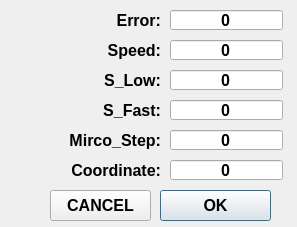
<?xml version="1.0" encoding="UTF-8"?>
<ui version="4.0">
 <class>Dialog</class>
 <widget class="QDialog" name="Dialog">
  <property name="geometry">
   <rect>
    <x>0</x>
    <y>0</y>
    <width>297</width>
    <height>227</height>
   </rect>
  </property>
  <property name="windowTitle">
   <string>Dialog</string>
  </property>
  <widget class="QLabel" name="label_8">
   <property name="geometry">
    <rect>
     <x>10</x>
     <y>130</y>
     <width>151</width>
     <height>21</height>
    </rect>
   </property>
   <property name="font">
    <font>
     <pointsize>12</pointsize>
     <weight>75</weight>
     <bold>true</bold>
    </font>
   </property>
   <property name="text">
    <string>Mirco_Step:</string>
   </property>
   <property name="alignment">
    <set>Qt::AlignRight|Qt::AlignTrailing|Qt::AlignVCenter</set>
   </property>
  </widget>
  <widget class="QLabel" name="label_10">
   <property name="geometry">
    <rect>
     <x>10</x>
     <y>160</y>
     <width>151</width>
     <height>21</height>
    </rect>
   </property>
   <property name="font">
    <font>
     <pointsize>12</pointsize>
     <weight>75</weight>
     <bold>true</bold>
    </font>
   </property>
   <property name="text">
    <string>Coordinate:</string>
   </property>
   <property name="alignment">
    <set>Qt::AlignRight|Qt::AlignTrailing|Qt::AlignVCenter</set>
   </property>
  </widget>
  <widget class="QLabel" name="label_5">
   <property name="geometry">
    <rect>
     <x>30</x>
     <y>10</y>
     <width>131</width>
     <height>21</height>
    </rect>
   </property>
   <property name="font">
    <font>
     <pointsize>12</pointsize>
     <weight>75</weight>
     <bold>true</bold>
    </font>
   </property>
   <property name="text">
    <string>Error:</string>
   </property>
   <property name="alignment">
    <set>Qt::AlignRight|Qt::AlignTrailing|Qt::AlignVCenter</set>
   </property>
   <property name="wordWrap">
    <bool>false</bool>
   </property>
   <property name="openExternalLinks">
    <bool>false</bool>
   </property>
  </widget>
  <widget class="QLineEdit" name="coordinate_str">
   <property name="geometry">
    <rect>
     <x>170</x>
     <y>160</y>
     <width>113</width>
     <height>20</height>
    </rect>
   </property>
   <property name="font">
    <font>
     <pointsize>12</pointsize>
     <weight>75</weight>
     <bold>true</bold>
    </font>
   </property>
   <property name="text">
    <string>0</string>
   </property>
   <property name="alignment">
    <set>Qt::AlignCenter</set>
   </property>
  </widget>
  <widget class="QLineEdit" name="ratio_str">
   <property name="geometry">
    <rect>
     <x>170</x>
     <y>70</y>
     <width>113</width>
     <height>20</height>
    </rect>
   </property>
   <property name="font">
    <font>
     <pointsize>12</pointsize>
     <weight>75</weight>
     <bold>true</bold>
    </font>
   </property>
   <property name="text">
    <string>0</string>
   </property>
   <property name="alignment">
    <set>Qt::AlignCenter</set>
   </property>
  </widget>
  <widget class="QLabel" name="label_6">
   <property name="geometry">
    <rect>
     <x>30</x>
     <y>40</y>
     <width>131</width>
     <height>21</height>
    </rect>
   </property>
   <property name="font">
    <font>
     <pointsize>12</pointsize>
     <weight>75</weight>
     <bold>true</bold>
    </font>
   </property>
   <property name="text">
    <string>Speed:</string>
   </property>
   <property name="alignment">
    <set>Qt::AlignRight|Qt::AlignTrailing|Qt::AlignVCenter</set>
   </property>
  </widget>
  <widget class="QLineEdit" name="hall_position_str">
   <property name="geometry">
    <rect>
     <x>170</x>
     <y>100</y>
     <width>113</width>
     <height>20</height>
    </rect>
   </property>
   <property name="font">
    <font>
     <pointsize>12</pointsize>
     <weight>75</weight>
     <bold>true</bold>
    </font>
   </property>
   <property name="text">
    <string>0</string>
   </property>
   <property name="alignment">
    <set>Qt::AlignCenter</set>
   </property>
  </widget>
  <widget class="QLabel" name="label_7">
   <property name="geometry">
    <rect>
     <x>30</x>
     <y>70</y>
     <width>131</width>
     <height>21</height>
    </rect>
   </property>
   <property name="font">
    <font>
     <pointsize>12</pointsize>
     <weight>75</weight>
     <bold>true</bold>
    </font>
   </property>
   <property name="text">
    <string>S_Low:</string>
   </property>
   <property name="alignment">
    <set>Qt::AlignRight|Qt::AlignTrailing|Qt::AlignVCenter</set>
   </property>
  </widget>
  <widget class="QLabel" name="label_9">
   <property name="geometry">
    <rect>
     <x>0</x>
     <y>100</y>
     <width>161</width>
     <height>21</height>
    </rect>
   </property>
   <property name="font">
    <font>
     <pointsize>12</pointsize>
     <weight>75</weight>
     <bold>true</bold>
    </font>
   </property>
   <property name="text">
    <string>S_Fast:</string>
   </property>
   <property name="alignment">
    <set>Qt::AlignRight|Qt::AlignTrailing|Qt::AlignVCenter</set>
   </property>
  </widget>
  <widget class="QLineEdit" name="speed_str">
   <property name="geometry">
    <rect>
     <x>170</x>
     <y>40</y>
     <width>113</width>
     <height>20</height>
    </rect>
   </property>
   <property name="font">
    <font>
     <pointsize>12</pointsize>
     <weight>75</weight>
     <bold>true</bold>
    </font>
   </property>
   <property name="text">
    <string>0</string>
   </property>
   <property name="alignment">
    <set>Qt::AlignCenter</set>
   </property>
  </widget>
  <widget class="QLineEdit" name="stepper_error_str">
   <property name="geometry">
    <rect>
     <x>170</x>
     <y>10</y>
     <width>113</width>
     <height>20</height>
    </rect>
   </property>
   <property name="font">
    <font>
     <pointsize>12</pointsize>
     <weight>75</weight>
     <bold>true</bold>
    </font>
   </property>
   <property name="text">
    <string>0</string>
   </property>
   <property name="alignment">
    <set>Qt::AlignCenter</set>
   </property>
  </widget>
  <widget class="QLineEdit" name="micro_step_str">
   <property name="geometry">
    <rect>
     <x>170</x>
     <y>130</y>
     <width>113</width>
     <height>20</height>
    </rect>
   </property>
   <property name="font">
    <font>
     <pointsize>12</pointsize>
     <weight>75</weight>
     <bold>true</bold>
    </font>
   </property>
   <property name="text">
    <string>0</string>
   </property>
   <property name="alignment">
    <set>Qt::AlignCenter</set>
   </property>
  </widget>
  <widget class="QPushButton" name="OK_btn">
   <property name="geometry">
    <rect>
     <x>160</x>
     <y>190</y>
     <width>111</width>
     <height>31</height>
    </rect>
   </property>
   <property name="font">
    <font>
     <pointsize>12</pointsize>
     <weight>75</weight>
     <bold>true</bold>
    </font>
   </property>
   <property name="text">
    <string>OK</string>
   </property>
  </widget>
  <widget class="QPushButton" name="Cancel_btn">
   <property name="geometry">
    <rect>
     <x>50</x>
     <y>190</y>
     <width>101</width>
     <height>31</height>
    </rect>
   </property>
   <property name="font">
    <font>
     <pointsize>12</pointsize>
     <weight>75</weight>
     <bold>true</bold>
    </font>
   </property>
   <property name="text">
    <string>CANCEL</string>
   </property>
  </widget>
 </widget>
 <resources/>
 <connections/>
</ui>
